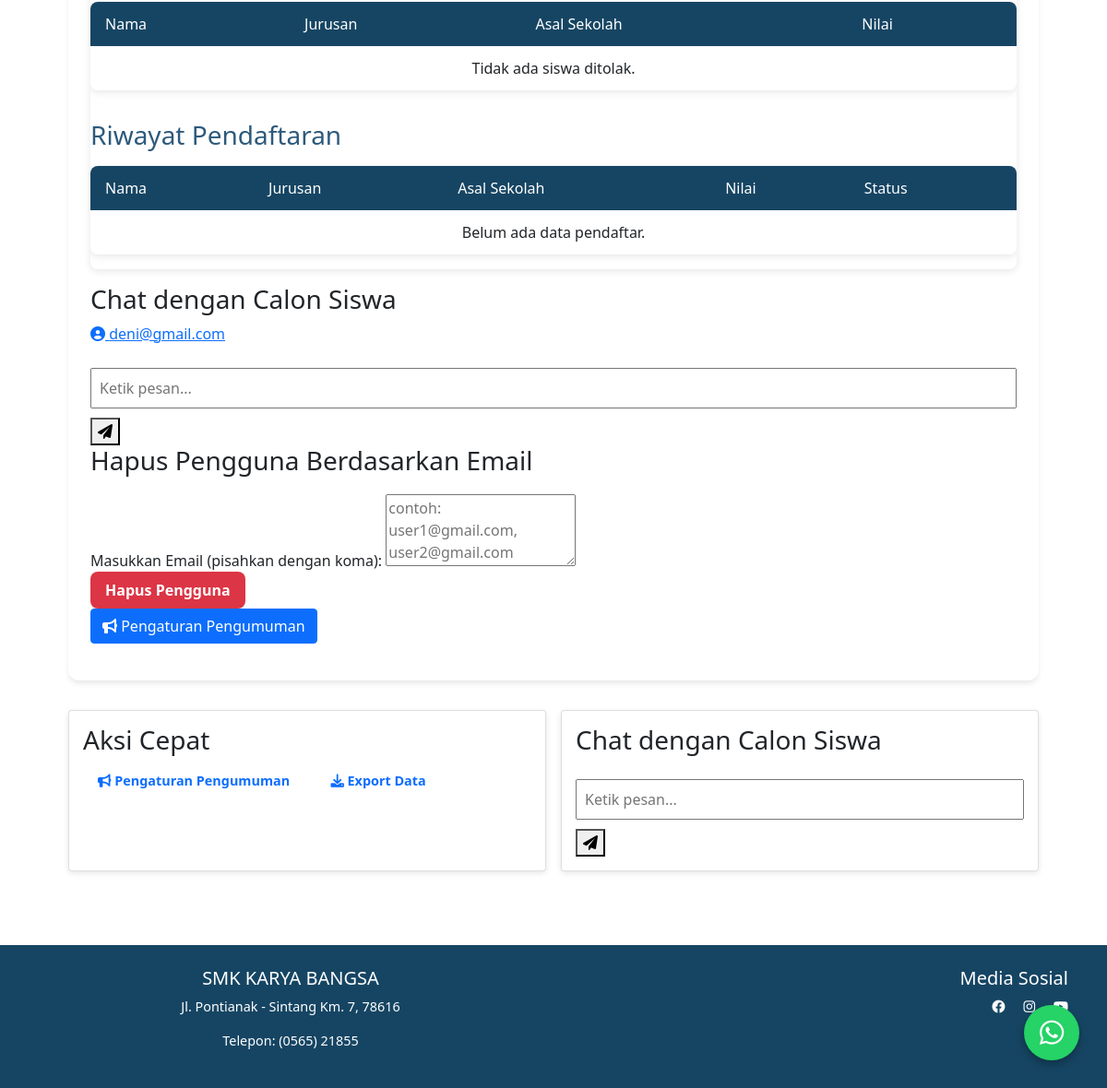
The page /admin/chat/1 (signed in, lower part) on the database as committed earlier.
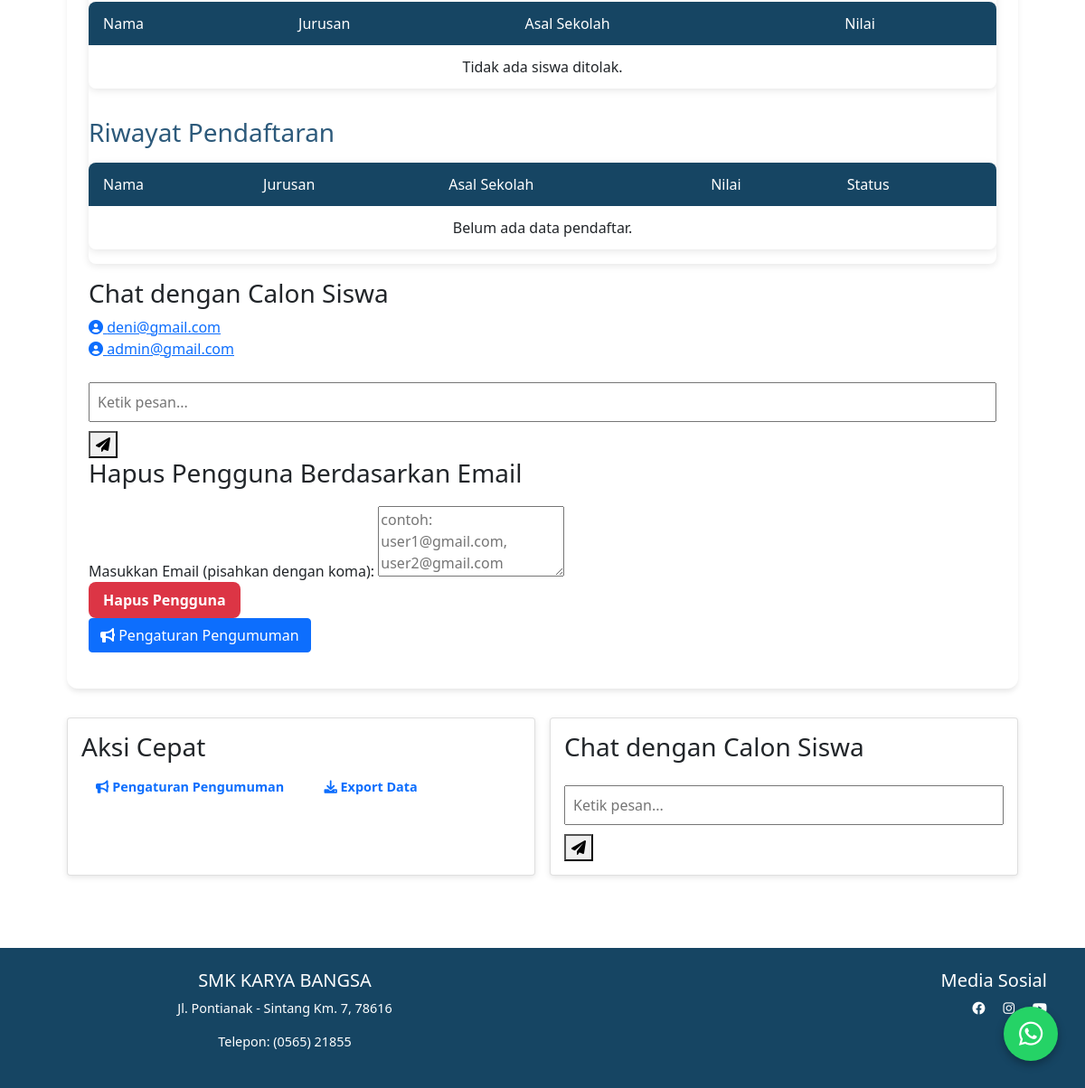
The same page on the database as committed later.
### models.py (models this page shows)
class User(db.Model):
    id = db.Column(db.Integer, primary_key=True)
    username = db.Column(db.String(150), nullable=False, unique=True)
    password = db.Column(db.String(150), nullable=False)
    role = db.Column(db.String(50), nullable=False)

### routes/admin.py (the view)
@admin.route('/chat/<int:user_id>')
def chat(user_id):
    if 'user_id' not in session or session.get('role') != 'admin':
        flash('Akses ditolak!', 'error')
        return redirect(url_for('login'))
    users = User.query.filter_by(role='user').all()
    chats = Chat.query.filter_by(user_id=user_id).order_by(Chat.timestamp).all()
    return render_template('admin/dashboard.html',
                         users=users,
                         chats=chats,
                         selected_user=user_id)

### app.py (called while the page is built)
@app.before_request
def before_request():
    print(f"Incoming {request.method} request to {request.path}")

### templates/admin/dashboard.html (shortened to what the changed rows need)
{% extends 'base.html' %}
{% block content %}
<div class="admin-dashboard-container">
    <div class="content-grid">
        <div class="main-section">
            <div class="data-card">
                <div class="data-card-body">
                    <div class="admin-grid">
                        <div class="admin-panel data-table">
                            <div class="data-section" style="margin-top:2rem;">
                                <table class="data-table">
                                    <thead>
                                        <tr>
                                            <th>Nama</th>
                                            <th>Jurusan</th>
                                            <th>Asal Sekolah</th>
                                            <th>Nilai</th>
                                        </tr>
                                    </thead>
                                </table>
                            </div>
                            <div class="data-section" style="margin-top:2rem;">
                                <table class="data-table">
                                    <thead>
                                        <tr>
                                            <th>Nama</th>
                                            <th>Jurusan</th>
                                            <th>Asal Sekolah</th>
                                            <th>Nilai</th>
                                            <th>Status</th>
                                        </tr>
                                    </thead>
                                </table>
                            </div>
                        </div>
                        <div class="admin-panel chat-panel">
                            <div class="chat-section admin">
                                <div class="chat-container">
                                    <div class="user-list">
                                        {% for user in users %}
                                            <div class="user-item {% if user.id == selected_user %}active{% endif %}">
                                                <a href="{{ url_for('admin.chat', user_id=user.id) }}">
                                                    <i class="fas fa-user-circle"></i>
                                                    <span>{{ user.username }}</span>
                                                </a>
                                            </div>
                                        {% endfor %}
                                    </div>
                                </div>
                            </div>
                        </div>
                    </div>
                </div>
            </div>
        </div>
    </div>
</div>
{% endblock %}

Rows that differ between the two databases and show on the page:
added User: username "admin@gmail.com"
